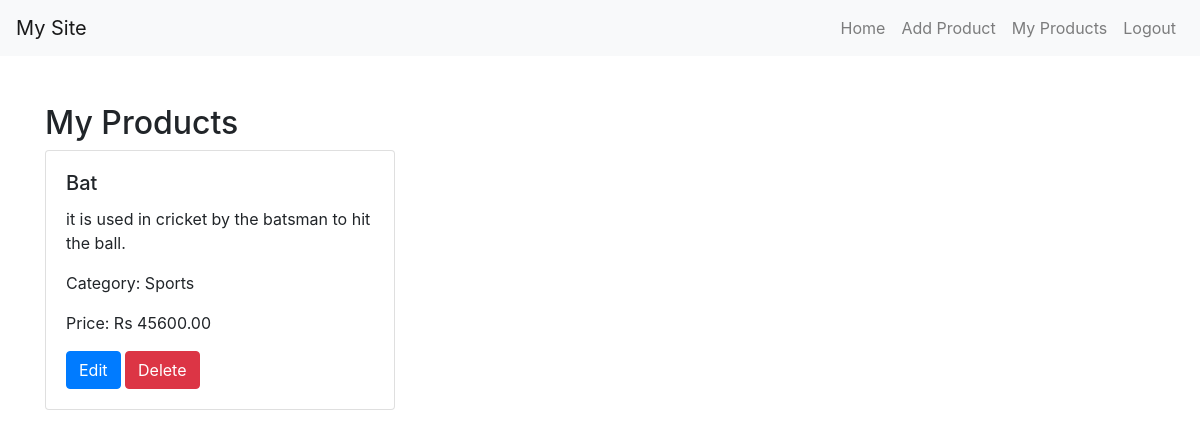
The app's page /my_products/ (signed in) with its own data.
### account/models.py (models this page shows, shortened)
class Product(models.Model):
    name = models.CharField(max_length=100)
    category = models.ForeignKey(ProductCategory, on_delete=models.CASCADE)
    description = models.TextField()
    price = models.DecimalField(max_digits=10, decimal_places=2)
    users = models.ManyToManyField(User, related_name='products')
    created_by = models.ForeignKey(User, on_delete=models.CASCADE, null=True, related_name='created_products')

class ProductCategory(models.Model):
    name = models.CharField(max_length=100)
    users = models.ManyToManyField(User, related_name='categories')

### account/views.py (the view)
# urls.py: path('my_products/', user_products, name='user_products'),
@login_required
def user_products(request):
    products = Product.objects.filter(users=request.user)
    return render(request, 'user_products.html', {'products': products})

### templates/user_products.html (shortened to what this page needs)
<!DOCTYPE html>
<html lang="en">
<head>
    <link rel="stylesheet" href="https://cdn.jsdelivr.net/npm/bootstrap@4.3.1/dist/css/bootstrap.min.css">
</head>
<body>
    <nav class="navbar navbar-expand-lg navbar-light bg-light">
        <a class="navbar-brand" href="#">My Site</a>
        <div class="collapse navbar-collapse">
            <ul class="navbar-nav ml-auto">
                <li class="nav-item">
                    <a class="nav-link" href="{% url 'home' %}">Home</a>
                </li>
                <li class="nav-item">
                    <a class="nav-link" href="{% url 'add_product' %}">Add Product</a>
                </li>
                <li class="nav-item">
                    <a class="nav-link" href="{% url 'user_products' %}">My Products</a>
                </li>
                <li class="nav-item">
                    <a class="nav-link" href="{% url 'logout' %}">Logout</a>
                </li>
            </ul>
        </div>
    </nav>
    <div class="container mt-5">
        <h2>My Products</h2>
        <div class="row">
            {% for product in products %}
            <div class="col-md-4 mb-4">
                <div class="card">
                    <div class="card-body">
                        <h5 class="card-title">{{ product.name }}</h5>
                        <p class="card-text">{{ product.description }}</p>
                        <p class="card-text">Category: {{ product.category.name }}</p>
                        <p class="card-text">Price: Rs {{ product.price }}</p>
                        <a href="{% url 'edit_product' product.id %}" class="btn btn-primary">Edit</a>
                        <a href="{% url 'delete_product' product.id %}" class="btn btn-danger">Delete</a>
                    </div>
                </div>
            </div>
            {% endfor %}
        </div>
    </div>
</body>
</html>

### records on screen
Product: name "Bat", description "it is used in cricket by the batsman to hit the ball.", category.name "Sports", price "45600.00"
